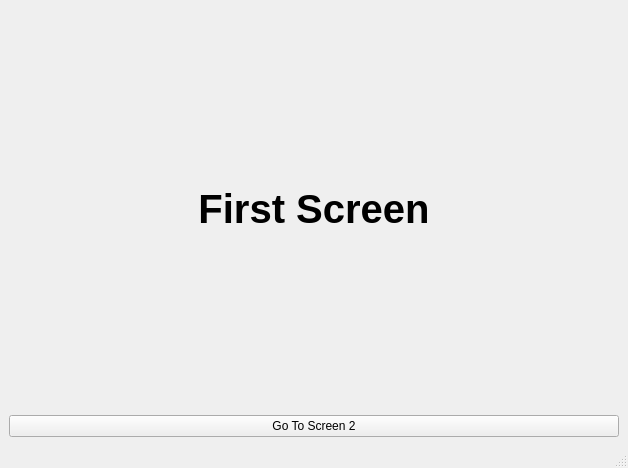
<?xml version="1.0" encoding="UTF-8"?>
<ui version="4.0">
 <class>MainWindow</class>
 <widget class="QMainWindow" name="MainWindow">
  <property name="geometry">
   <rect>
    <x>0</x>
    <y>0</y>
    <width>628</width>
    <height>468</height>
   </rect>
  </property>
  <property name="windowTitle">
   <string>MainWindow</string>
  </property>
  <widget class="QWidget" name="centralwidget">
   <layout class="QGridLayout" name="gridLayout">
    <item row="0" column="0">
     <layout class="QVBoxLayout" name="verticalLayout">
      <item>
       <widget class="QLabel" name="label">
        <property name="font">
         <font>
          <pointsize>30</pointsize>
          <weight>75</weight>
          <bold>true</bold>
         </font>
        </property>
        <property name="text">
         <string>First Screen</string>
        </property>
        <property name="alignment">
         <set>Qt::AlignCenter</set>
        </property>
       </widget>
      </item>
      <item>
       <widget class="QPushButton" name="secondbtn">
        <property name="text">
         <string>Go To Screen 2</string>
        </property>
       </widget>
      </item>
     </layout>
    </item>
   </layout>
  </widget>
  <widget class="QMenuBar" name="menubar">
   <property name="geometry">
    <rect>
     <x>0</x>
     <y>0</y>
     <width>628</width>
     <height>24</height>
    </rect>
   </property>
  </widget>
  <widget class="QStatusBar" name="statusbar"/>
 </widget>
 <resources/>
 <connections/>
</ui>
